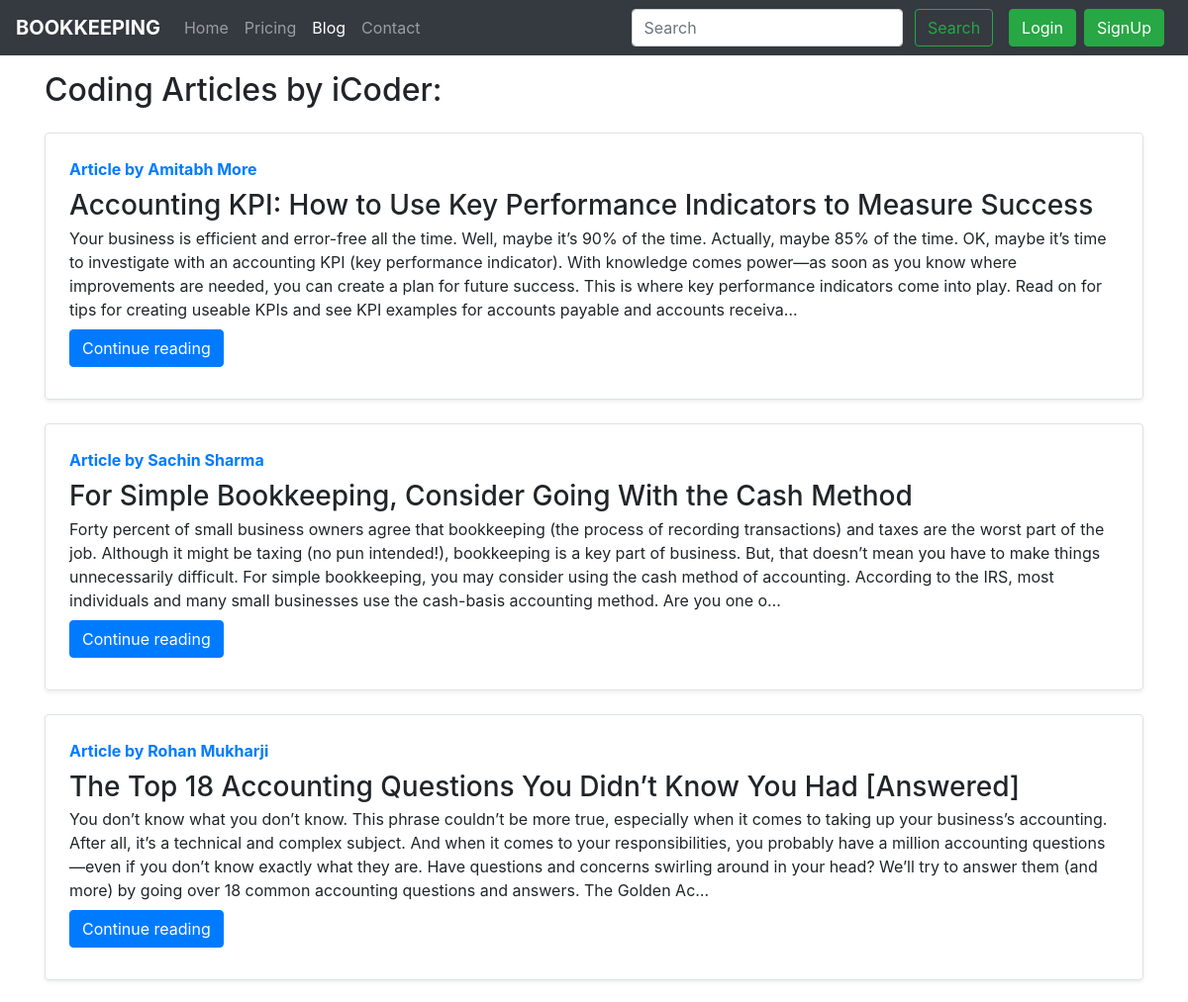
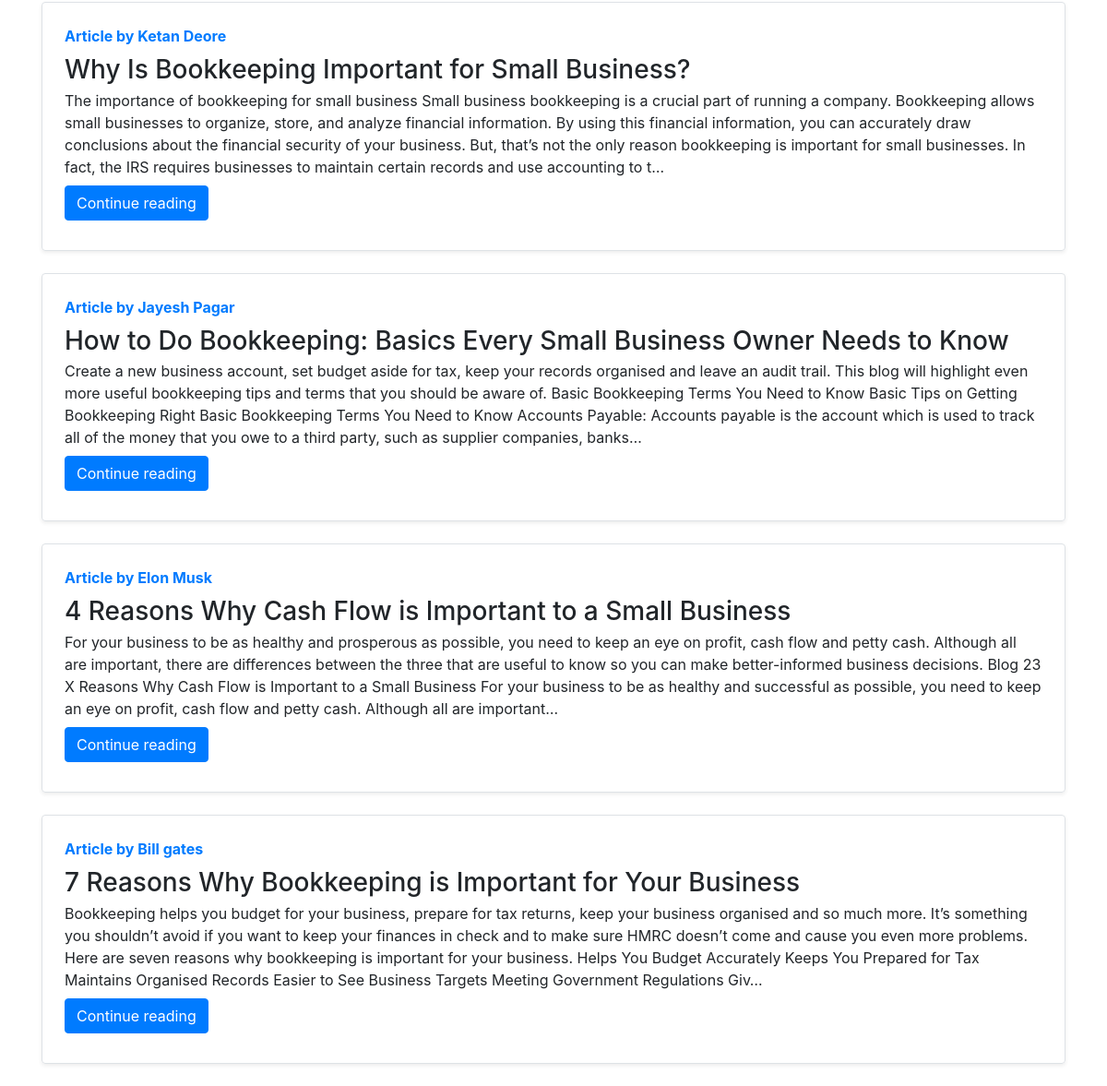
Screenshot of /blog/ with the database file from the repository (2 pictures, top to bottom).
### blog/models.py (models this page shows, shortened)
class Post(models.Model):
    sno = models.AutoField(primary_key=True)
    title = models.CharField(max_length=255)
    content = models.TextField()
    author = models.CharField(max_length=20)
    slug = models.CharField(max_length=130)
    timeStamp = models.DateTimeField(blank=True)

### blog/views.py (the view)
# urls.py: path('', views.blogHome, name='blogHome'),
def blogHome(request):
    allPosts = Post.objects.all().order_by('-timeStamp')
    context = {'allPosts': allPosts}
    return render(request, 'blog/blogHome.html', context)

### templates/blog/blogHome.html (shortened to what this page needs)
{% extends 'base.html' %}
{% block blogactive %} active {% endblock blogactive %}
{% block body %}
<div class="container my-3">
    <h2>Coding Articles by iCoder:</h2>
    {% for post in allPosts %}
    <div class="row no-gutters border rounded overflow-hidden flex-md-row my-4 shadow-sm h-md-250 position-relative">
        <div class="col p-4 d-flex flex-column position-static">
            <strong class="d-inline-block mb-2 text-primary">Article by {{post.author}}</strong>
            <h3 class="mb-0">{{post.title}}</h3>
            <p class="card-text mb-auto">{{post.content| truncatechars:500 }}</p>
            <div class="my-2">
            <a href="/blog/{{post.slug}}" role="button" class="btn btn-primary">Continue reading</a>
            </div>
        </div>
    </div>
    {% endfor %}
</div>
{% endblock body %}

### templates/base.html (shortened to what this page needs)
{% load static %}
<!doctype html>
<html lang="en">
<head>
  <link rel="stylesheet" href="https://stackpath.bootstrapcdn.com/bootstrap/4.4.1/css/bootstrap.min.css"
>
  <link rel="stylesheet" type="text/css" href="{% static 'css/style.css'%}">
    <link rel="stylesheet" type="text/css" href="{% static 'css/responsive.css'%}">
    <link rel="stylesheet" type="text/css" href="{% static 'css/bootstrap.css'%}">
</head>
<body>
  <nav class="navbar navbar-expand-lg navbar-dark bg-dark  ">
    <a class="navbar-brand" href="/">Bookkeeping</a>
    <div class="collapse navbar-collapse" id="navbarSupportedContent">
      <ul class="navbar-nav mr-auto">
        <li class="nav-item {% block homeactive %} {% endblock homeactive %}">
          <a class="nav-link" href="/">Home <span class="sr-only">(current)</span></a>
        </li>
        <li class="nav-item {% block pricingactive %} {% endblock pricingactive %}">
          <a class="nav-link" href="/pricing">Pricing</a>
        </li>
        <li class="nav-item {% block blogactive %} {% endblock blogactive %}">
          <a class="nav-link" href="/blog">Blog</a>
        </li>
        <li class="nav-item {% block contactactive %} {% endblock contactactive %}">
          <a class="nav-link" href="/contact">Contact</a>
        </li>
      </ul>
      <div class="ml-auto form-inline">
      <form method="get" action="/search" class=" my-2 my-lg-0 mx-3">
        <input class="form-control mr-sm-2" type="search" placeholder="Search" aria-label="Search" name="query"
          id="query">
        <button class="btn btn-outline-success my-2 my-sm-0" type="submit">Search</button>
      </form>
      {% if user.is_authenticated %}
      <ul class="navbar-nav mr-2">
      <li class="nav-item dropdown">
        <a class="nav-link dropdown-toggle" href="#" id="navbarDropdown" role="button" data-toggle="dropdown" aria-haspopup="true" aria-expanded="false">
          Welcome {{request.user}}
        </a>
        <div class="dropdown-menu" aria-labelledby="navbarDropdown">
          <a class="dropdown-item" href="/logout">Logout</a>
          <a class="dropdown-item" href="/admin">Admin</a>
        </div>
      </li>
      </ul>
      {% else %}
      <button type="button" class="btn btn-success mr-2" data-toggle="modal" data-target="#loginModal">
        Login
      </button>
      <button type="button" class="btn btn-success mr-2" data-toggle="modal" data-target="#signupModal">
        SignUp
      </button>
      {% endif %}
      </div>
    </div>
  </nav>
  {% block body %}
  {% endblock body %}
</body>
</html>

### static/css/style.css (style rules this page uses)
body { font-family: "Poppins", sans-serif; color: #0c0c0c; background-color: #ffffff; }
a, a:hover, a:focus { text-decoration: none; }
.btn, .btn:focus { outline: none !important; -webkit-box-shadow: none; box-shadow: none; }
.navbar-brand, .navbar-brand:hover { text-transform: uppercase; font-weight: bold; font-size: 24px; color: #fafcfd; }
.navbar-brand { display: -webkit-box; display: -ms-flexbox; display: flex; -webkit-box-align: center; -ms-flex-align: center; align-items: center; }
body { background: #2e2a2a; color: #FFF; font-size: 62.5%; font-family: 'Roboto', Arial, Helvetica, Sans-serif, Verdana; }
ul { list-style-type: none; }
a { color: #e95846; text-decoration: none; }

### static/css/responsive.css (style rules this page uses)
@media (min-width: 1200px) { .container { max-width: 1170px; } }

### rows the page displays
Post: author "Amitabh More", title "Accounting KPI: How to Use Key Performance Indicators to Measure Success", content "Your business is efficient and error-free all the time. Well, maybe it’s 90% of the time. Actually, maybe 85% of the time. OK, maybe it’s time to investigate with an accounting KPI (key performance indicator). With knowledge comes power—as soon as you know where improvements are needed, you can create a plan for future success. This is where key performance indicators come into play. Read on for tips for creating useable KPIs and see KPI examples for accounts payable and accounts receiva…"
Post: author "Sachin Sharma", title "For Simple Bookkeeping, Consider Going With the Cash Method", content "Forty percent of small business owners agree that bookkeeping (the process of recording transactions) and taxes are the worst part of the job. Although it might be taxing (no pun intended!), bookkeeping is a key part of business. But, that doesn’t mean you have to make things unnecessarily difficult. For simple bookkeeping, you may consider using the cash method of accounting. According to the IRS, most individuals and many small businesses use the cash-basis accounting method. Are you one o…"
Post: author "Rohan Mukharji", title "The Top 18 Accounting Questions You Didn’t Know You Had [Answered]", content "You don’t know what you don’t know. This phrase couldn’t be more true, especially when it comes to taking up your business’s accounting. After all, it’s a technical and complex subject. And when it comes to your responsibilities, you probably have a million accounting questions—even if you don’t know exactly what they are. Have questions and concerns swirling around in your head? We’ll try to answer them (and more) by going over 18 common accounting questions and answers. The Golden Ac…"
Post: author "Ketan Deore", title "Why Is Bookkeeping Important for Small Business?", content "The importance of bookkeeping for small business Small business bookkeeping is a crucial part of running a company. Bookkeeping allows small businesses to organize, store, and analyze financial information. By using this financial information, you can accurately draw conclusions about the financial security of your business. But, that’s not the only reason bookkeeping is important for small businesses. In fact, the IRS requires businesses to maintain certain records and use accounting to t…"
Post: author "Jayesh Pagar", title "How to Do Bookkeeping: Basics Every Small Business Owner Needs to Know", content "Create a new business account, set budget aside for tax, keep your records organised and leave an audit trail. This blog will highlight even more useful bookkeeping tips and terms that you should be aware of. Basic Bookkeeping Terms You Need to Know Basic Tips on Getting Bookkeeping Right Basic Bookkeeping Terms You Need to Know Accounts Payable: Accounts payable is the account which is used to track all of the money that you owe to a third party, such as supplier companies, banks…"
Post: author "Elon Musk", title "4 Reasons Why Cash Flow is Important to a Small Business", content "For your business to be as healthy and prosperous as possible, you need to keep an eye on profit, cash flow and petty cash. Although all are important, there are differences between the three that are useful to know so you can make better-informed business decisions. Blog 23 X Reasons Why Cash Flow is Important to a Small Business For your business to be as healthy and successful as possible, you need to keep an eye on profit, cash flow and petty cash. Although all are important…"
Post: author "Bill gates", title "7 Reasons Why Bookkeeping is Important for Your Business", content "Bookkeeping helps you budget for your business, prepare for tax returns, keep your business organised and so much more. It’s something you shouldn’t avoid if you want to keep your finances in check and to make sure HMRC doesn’t come and cause you even more problems. Here are seven reasons why bookkeeping is important for your business. Helps You Budget Accurately Keeps You Prepared for Tax Maintains Organised Records Easier to See Business Targets Meeting Government Regulations Giv…"
